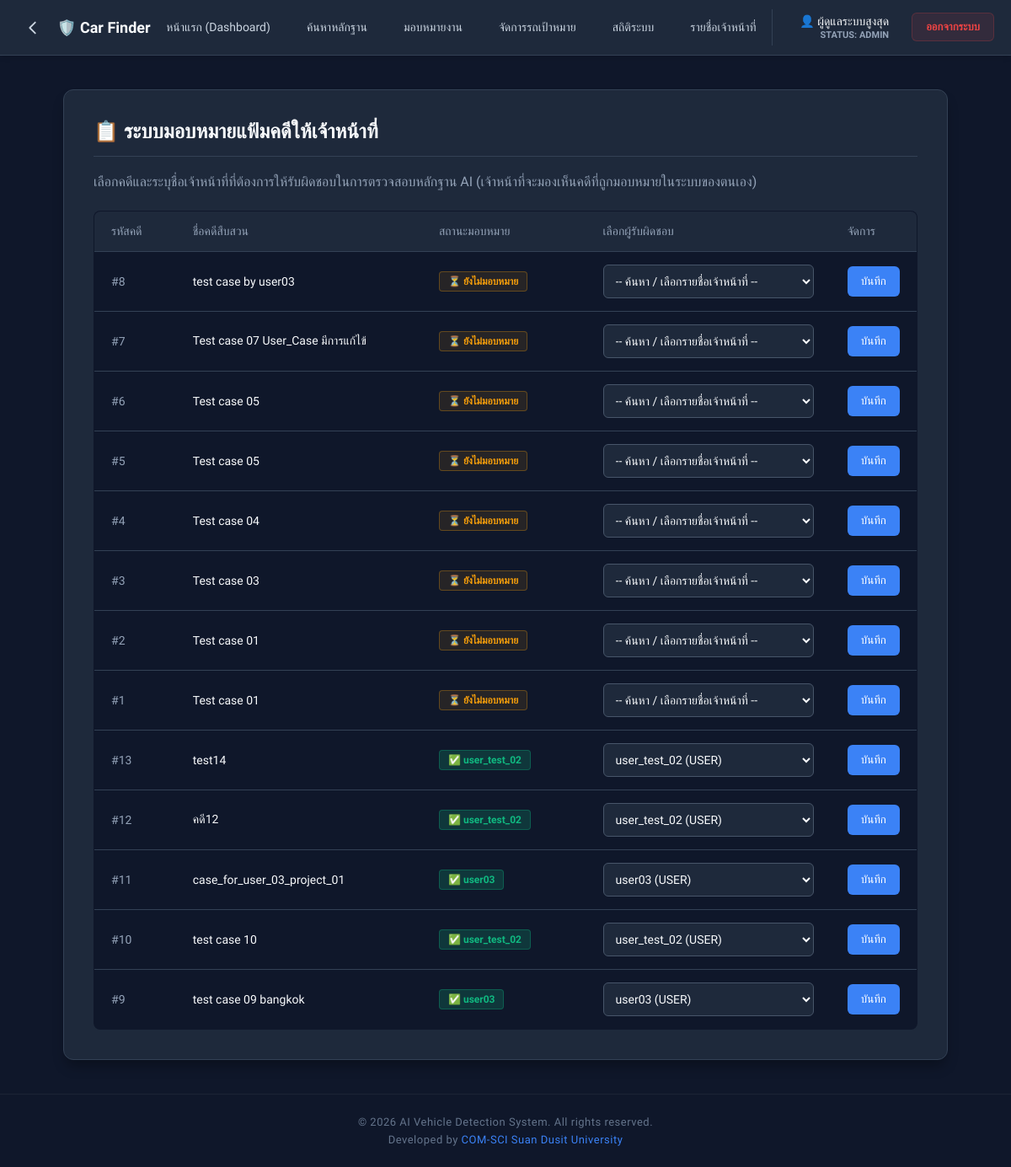
The page /assign_case.php (signed in) on the database its author committed.
### tables this page shows
CREATE TABLE `case_file` (
  `case_file_id` int(11) NOT NULL,
  `case_name` varchar(100) DEFAULT NULL,
  `created_by` int(11) DEFAULT NULL,
  `created_at` timestamp NOT NULL DEFAULT current_timestamp(),
  `assigned_to` int(11) DEFAULT NULL
);

CREATE TABLE `users` (
  `user_id` int(11) NOT NULL,
  `username` varchar(50) NOT NULL,
  `password_hash` varchar(255) NOT NULL,
  `role` enum('USER','LEADER','ADMIN') NOT NULL,
  `full_name` varchar(100) DEFAULT NULL,
  `last_seen` datetime DEFAULT NULL,
  `is_online` tinyint(1) DEFAULT 0
);

### assign_case.php (the view, shortened to what this page needs)
<?php
require 'db.php';
$stmt_cases = $conn->query("
    SELECT c.*, u.full_name as creator_name, a.full_name as assigned_name
    FROM case_file c
    LEFT JOIN users u ON c.created_by = u.user_id
    LEFT JOIN users a ON c.assigned_to = a.user_id
    ORDER BY c.assigned_to IS NULL DESC, c.created_at DESC
");
$cases = $stmt_cases->fetchAll(PDO::FETCH_ASSOC);
$stmt_users = $conn->query("SELECT user_id, full_name, role FROM users WHERE role IN ('USER', 'LEADER') ORDER BY role ASC, full_name ASC");
$users = $stmt_users->fetchAll(PDO::FETCH_ASSOC);
?>
<!DOCTYPE html>
<html lang="th">
<head>
</head>
<body>
<?php include 'navbar.php'; ?>
<div class="container">
    <h2>📋 ระบบมอบหมายแฟ้มคดีให้เจ้าหน้าที่</h2>
    <p style="color: #94a3b8; margin-bottom: 25px;">เลือกคดีและระบุชื่อเจ้าหน้าที่ที่ต้องการให้รับผิดชอบในการตรวจสอบหลักฐาน AI (เจ้าหน้าที่จะมองเห็นคดีที่ถูกมอบหมายในระบบของตนเอง)</p>
    <table>
        <thead>
            <tr>
                <th width="10%">รหัสคดี</th>
                <th width="30%">ชื่อคดีสืบสวน</th>
                <th width="20%">สถานะมอบหมาย</th>
                <th width="30%">เลือกผู้รับผิดชอบ</th>
                <th width="10%">จัดการ</th>
            </tr>
        </thead>
        <tbody>
            <?php foreach ($cases as $c): ?>
            <tr>
                <td style="color:#94a3b8;">#<?= $c['case_file_id'] ?></td>
                <td style="color:#f8fafc; font-weight: 500;"><?= htmlspecialchars($c['case_name']) ?></td>
                <td>
                    <?php if ($c['assigned_to']): ?>
                        <span class="status-badge" style="background: rgba(16, 185, 129, 0.2); color: #10b981; border: 1px solid rgba(16, 185, 129, 0.3);">✅ <?= htmlspecialchars($c['assigned_name']) ?></span>
                    <?php else: ?>
                        <span class="status-badge" style="background: rgba(245, 158, 11, 0.1); color: #f59e0b; border: 1px solid rgba(245, 158, 11, 0.3);">⏳ ยังไม่มอบหมาย</span>
                    <?php endif; ?>
                </td>
                <form method="POST">
                    <td>
                        <select name="assigned_to" class="select-user" required>
                            <option value="">-- ค้นหา / เลือกรายชื่อเจ้าหน้าที่ --</option>
                            <?php foreach ($users as $u): ?>
                                <option value="<?= $u['user_id'] ?>" <?= ($c['assigned_to'] == $u['user_id']) ? 'selected' : '' ?>>
                                    <?= htmlspecialchars($u['full_name']) ?> (<?= $u['role'] ?>)
                                </option>
                            <?php endforeach; ?>
                        </select>
                    </td>
                    <td>
                        <button type="submit" name="assign_case" class="btn-assign">บันทึก</button>
                    </td>
                </form>
            </tr>
            <?php endforeach; ?>
        </tbody>
    </table>
</div>
<?php include 'footer.php'; ?>
</body>
</html>

### assign_case.php (style rules this page uses)
body { font-family: 'Prompt', sans-serif; background-color: #0f172a; margin: 0; color: #cbd5e1; padding-bottom: 40px; }
.container { width: 90%; max-width: 1050px; margin: 40px auto; background: #1e293b; padding: 35px; border-radius: 12px; border: 1px solid #334155; box-shadow: 0 10px 15px -3px rgba(0,0,0,0.3); }
h2 { color: #f8fafc; border-bottom: 1px solid #334155; padding-bottom: 15px; margin-top: 0; font-size: 24px; }
table { width: 100%; border-collapse: collapse; margin-top: 20px; background-color: #0f172a; border-radius: 8px; overflow: hidden; border: 1px solid #334155; }
th, td { padding: 15px 20px; text-align: left; border-bottom: 1px solid #334155; font-size: 14px; }
th { background-color: #1e293b; color: #94a3b8; font-weight: 500; }
.select-user { width: 100%; padding: 10px; border-radius: 6px; background-color: #1e293b; color: #f8fafc; border: 1px solid #475569; font-family: 'Prompt'; font-size: 14px; }
.btn-assign { background-color: #3b82f6; color: white; border: none; padding: 10px 16px; border-radius: 6px; cursor: pointer; font-family: 'Prompt'; font-weight: 500; transition: 0.2s; }
.status-badge { padding: 4px 10px; border-radius: 4px; font-size: 12px; font-weight: 600; display: inline-block; }

### footer.php (style rules this page uses)
body { min-height: 100vh; display: flex; flex-direction: column; padding-bottom: 0 !important; }
.container { width: 100%; box-sizing: border-box; }

### rows shown on the page
case_file: case_file_id "8", case_name "test case by user03", shows "⏳ ยังไม่มอบหมาย"
case_file: case_file_id "7", case_name "Test case 07 User_Case มีการแก้ไข้", shows "⏳ ยังไม่มอบหมาย"
case_file: case_file_id "6", case_name "Test case 05", shows "⏳ ยังไม่มอบหมาย"
case_file: case_file_id "5", case_name "Test case 05", shows "⏳ ยังไม่มอบหมาย"
case_file: case_file_id "4", case_name "Test case 04", shows "⏳ ยังไม่มอบหมาย"
case_file: case_file_id "3", case_name "Test case 03", shows "⏳ ยังไม่มอบหมาย"
case_file: case_file_id "2", case_name "Test case 01", shows "⏳ ยังไม่มอบหมาย"
case_file: case_file_id "1", case_name "Test case 01", shows "⏳ ยังไม่มอบหมาย"
case_file: case_file_id "13", case_name "test14", users.full_name "user_test_02", assigned_to "user_test_02 (USER)"
case_file: case_file_id "12", case_name "คดี12", users.full_name "user_test_02", assigned_to "user_test_02 (USER)"
case_file: case_file_id "11", case_name "case_for_user_03_project_01", users.full_name "user03", assigned_to "user03 (USER)"
case_file: case_file_id "10", case_name "test case 10", users.full_name "user_test_02", assigned_to "user_test_02 (USER)"
case_file: case_file_id "9", case_name "test case 09 bangkok", users.full_name "user03", assigned_to "user03 (USER)"

### other values the page prints
$_SESSION['full_name'] "ผู้ดูแลระบบสูงสุด"
$_SESSION['role'] "ADMIN"
